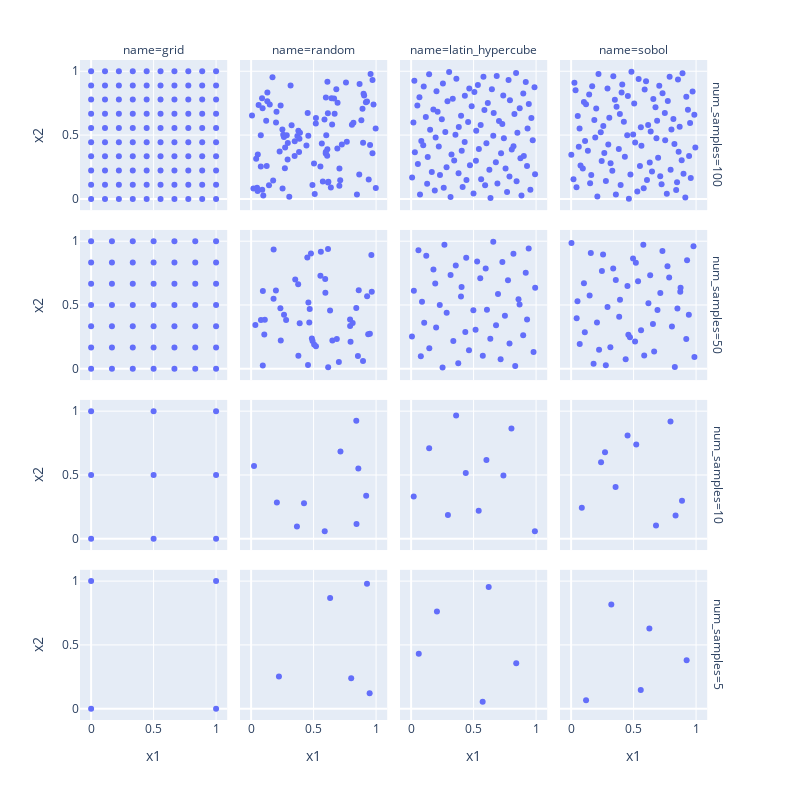

The notebook cell saved with this chart:
### Code cell
fig = px.scatter(
    compare_df,
    x="x1",
    y="x2",
    facet_row="num_samples",
    facet_col="name",
    width=800,
    height=800,
)
plot_and_save(
    "traditional-doe-compare",
    fig,
    show=True,
    mpl_kwargs=dict(width_inches=7.5, height_inches=8.0),
)
